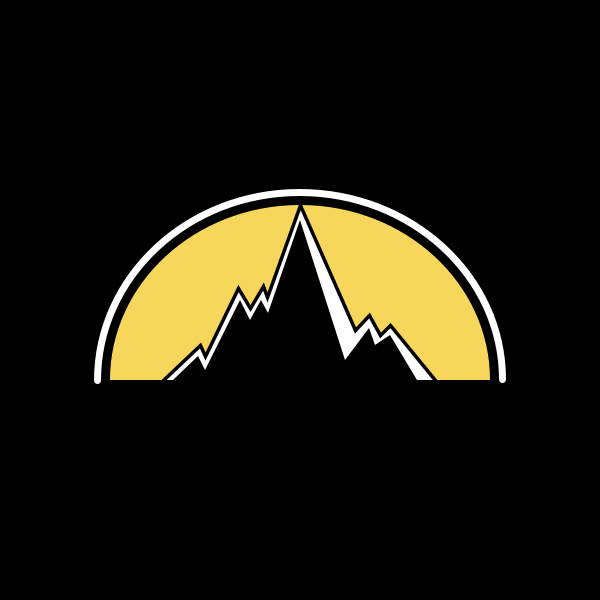
Frame 1 (no input)
Frame 60 (the mouse pressed at the canvas centre just before this capture): identical to frame 1, image omitted
Frame 120 (the mouse held since frame 60 and released just before this capture): identical to frame 1, image omitted

The Processing sketch that drew this single still picture (run headless with seeded random() and noise(); from frame 60 on, the mouse is pressed at the canvas centre):

// Processing sketch: laSportiva_Logo
// ── laSportiva_Logo.pde
void setup(){
  size(600,600);
}

void draw(){
  background(0);
  
 noFill();
 strokeWeight(7);
 stroke(255);
 arc(width/2, 380, 405,375, PI, TWO_PI);
 
 noStroke();
 fill(247, 214, 92);
 arc(width/2, 380, 380, 350, PI, TWO_PI);
 
  mountains(100, 100);

  
}

void mountains(int x, int y){
  
  float offset = width/2;
 pushMatrix();
 translate(x,y);
   //WHITE MOUNTAIN
  // rect(0,0, 400, 400);
  strokeWeight(3.5);
  stroke(0);
  fill(255);
  beginShape();
    vertex(63,280);
    vertex(100, 245);
    vertex(105, 256);
    vertex(138, 188);
    vertex(150, 208);
    vertex(163, 186);
    vertex(167, 197);
    vertex(200, 105);
    vertex(255, 230);
    vertex(269, 215);
    vertex(280,235);
    vertex(290, 225);
    vertex(335, 280);
  endShape();
  
  //BLACK MOUNTAIN
    fill(0);
    noStroke();
    beginShape();
    vertex(73,280);
    vertex(98, 256);
    vertex(105, 270);
    vertex(140, 200);
    vertex(150, 220);
    vertex(161, 200);
    vertex(168, 213);
    vertex(200, 120);
    vertex(245, 260);
    vertex(269, 228);
    vertex(275,245);
    vertex(290, 235);
    vertex(317, 280);
  endShape();
  popMatrix();
}
